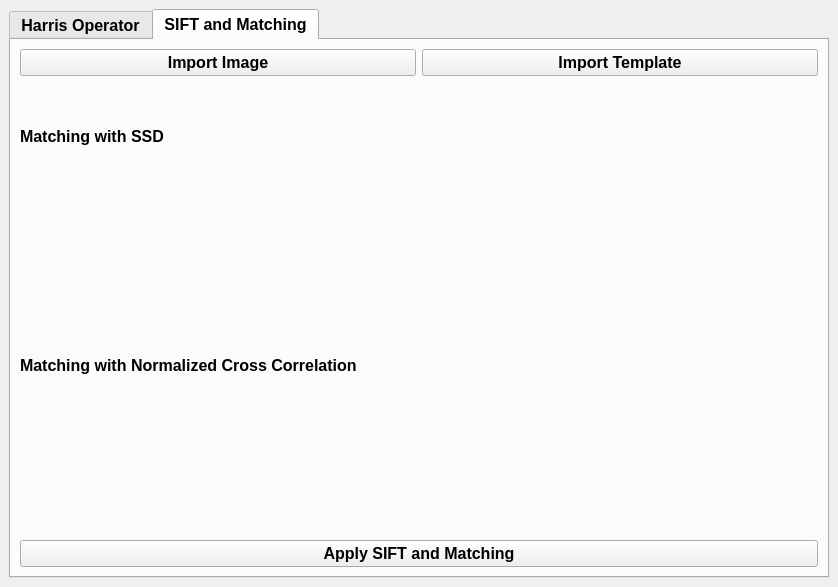
<?xml version="1.0" encoding="UTF-8"?>
<ui version="4.0">
 <class>MainWindow</class>
 <widget class="QMainWindow" name="MainWindow">
  <property name="geometry">
   <rect>
    <x>0</x>
    <y>0</y>
    <width>838</width>
    <height>587</height>
   </rect>
  </property>
  <property name="windowTitle">
   <string>Matching Templates</string>
  </property>
  <widget class="QWidget" name="centralwidget">
   <layout class="QGridLayout" name="gridLayout_4">
    <item row="0" column="0">
     <widget class="QTabWidget" name="tab">
      <property name="font">
       <font>
        <pointsize>12</pointsize>
        <weight>75</weight>
        <bold>true</bold>
       </font>
      </property>
      <property name="currentIndex">
       <number>1</number>
      </property>
      <widget class="QWidget" name="tab1">
       <attribute name="title">
        <string>Harris Operator</string>
       </attribute>
       <layout class="QGridLayout" name="gridLayout_3">
        <item row="0" column="0">
         <layout class="QGridLayout" name="gridLayout">
          <item row="0" column="0">
           <layout class="QHBoxLayout" name="horizontalLayout">
            <item>
             <widget class="ImageView" name="w1" native="true"/>
            </item>
            <item>
             <widget class="ImageView" name="w2" native="true"/>
            </item>
           </layout>
          </item>
          <item row="1" column="0">
           <layout class="QHBoxLayout" name="horizontalLayout_2">
            <item>
             <widget class="QPushButton" name="b1">
              <property name="text">
               <string>Import Image</string>
              </property>
             </widget>
            </item>
            <item>
             <widget class="QPushButton" name="b2">
              <property name="text">
               <string>Show Harris Points</string>
              </property>
             </widget>
            </item>
           </layout>
          </item>
         </layout>
        </item>
       </layout>
      </widget>
      <widget class="QWidget" name="tab2">
       <attribute name="title">
        <string>SIFT and Matching</string>
       </attribute>
       <layout class="QGridLayout" name="gridLayout_2">
        <item row="0" column="0">
         <layout class="QVBoxLayout" name="verticalLayout_3">
          <item>
           <layout class="QHBoxLayout" name="horizontalLayout_3">
            <item>
             <widget class="QPushButton" name="b3">
              <property name="text">
               <string>Import Image</string>
              </property>
             </widget>
            </item>
            <item>
             <widget class="QPushButton" name="b4">
              <property name="text">
               <string>Import Template</string>
              </property>
             </widget>
            </item>
           </layout>
          </item>
          <item>
           <layout class="QVBoxLayout" name="verticalLayout">
            <item>
             <widget class="QLabel" name="label">
              <property name="text">
               <string>Matching with SSD</string>
              </property>
             </widget>
            </item>
            <item>
             <layout class="QHBoxLayout" name="horizontalLayout_4">
              <item>
               <widget class="ImageView" name="w3" native="true"/>
              </item>
              <item>
               <widget class="ImageView" name="w4" native="true"/>
              </item>
             </layout>
            </item>
           </layout>
          </item>
          <item>
           <layout class="QVBoxLayout" name="verticalLayout_2">
            <item>
             <widget class="QLabel" name="label_2">
              <property name="text">
               <string>Matching with Normalized Cross Correlation</string>
              </property>
             </widget>
            </item>
            <item>
             <layout class="QHBoxLayout" name="horizontalLayout_5">
              <item>
               <widget class="ImageView" name="w5" native="true"/>
              </item>
              <item>
               <widget class="ImageView" name="w6" native="true"/>
              </item>
             </layout>
            </item>
           </layout>
          </item>
          <item>
           <widget class="QPushButton" name="b5">
            <property name="text">
             <string>Apply SIFT and Matching</string>
            </property>
           </widget>
          </item>
         </layout>
        </item>
       </layout>
      </widget>
     </widget>
    </item>
   </layout>
  </widget>
 </widget>
 <customwidgets>
  <customwidget>
   <class>ImageView</class>
   <extends>QWidget</extends>
   <header location="global">pyqtgraph.h</header>
   <container>1</container>
  </customwidget>
 </customwidgets>
 <resources/>
 <connections/>
</ui>
